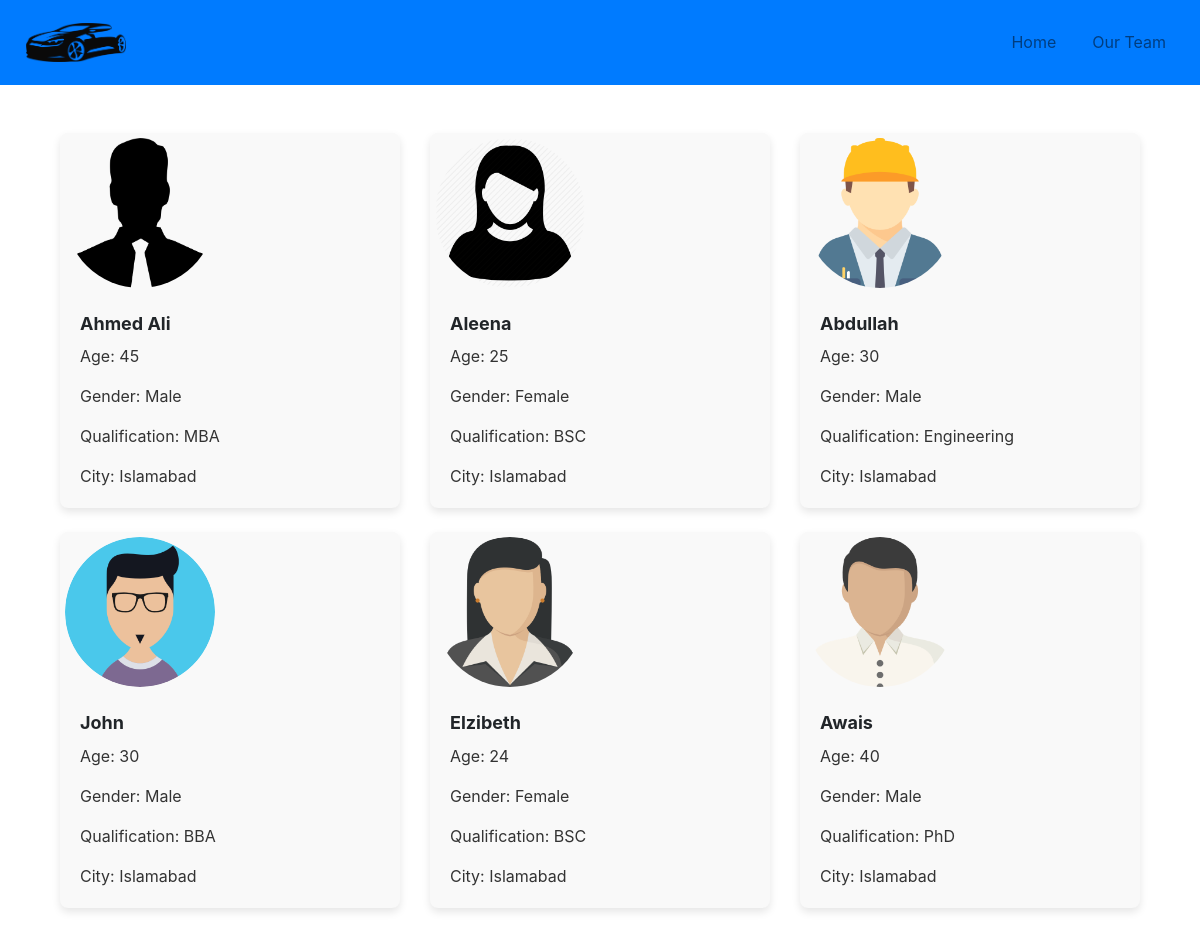
Page /ourteam/ on the committed database.
### showroom/models.py (models this page shows, shortened)
class Staff(models.Model):
    name = models.CharField(max_length=100)
    designation = models.CharField(max_length=100, null=True)
    profile_pic = models.ImageField(null=True, blank=True)
    age = models.IntegerField(null=True)
    gender = models.CharField(null=True, max_length=1, choices= [('M', 'Male'), ('F', 'Female')])
    qualification = models.CharField(max_length=100)
    city = models.CharField(max_length=100)
    showroom = models.ForeignKey(ShowRoom, on_delete=models.CASCADE, related_name='staffs', null=True)

### showroom/views.py (the view)
# urls.py: path('ourteam/', ourteam, name='ourteam'),
def ourteam(request):
    staff_members = Staff.objects.all()
    return render(request, 'showroom/team.html', {'staff_members': staff_members})

### showroom/templates/showroom/team.html (shortened to what this page needs)
{% extends 'showroom/base.html' %}
{% load static %}
{% block content %}
<div class="container mt-5">
    <div class="row">
        {% for staff_member in staff_members %}
        <div class="col-md-4 mb-4">
            <div class="card">
                <img class="card-img-top" src="{{ staff_member.profile_pic.url }}" alt="Staff Picture">
                <div class="card-body">
                    <h5 class="card-title">{{ staff_member.name }}</h5>
                    <p class="card-text">Age: {{ staff_member.age }}</p>
                    <p class="card-text">Gender: {{ staff_member.get_gender_display }}</p>
                    <p class="card-text">Qualification: {{ staff_member.qualification }}</p>
                    <p class="card-text">City: {{ staff_member.city }}</p>
                </div>
            </div>
        </div>
        {% endfor %}
    </div>
</div>
{% endblock %}

### showroom/templates/showroom/base.html (shortened to what this page needs)
<!DOCTYPE html>
<html lang="en">
<head>
    <link rel="stylesheet" href="https://stackpath.bootstrapcdn.com/bootstrap/4.3.1/css/bootstrap.min.css">
</head>
<body>
    <link rel="stylesheet" href="https://stackpath.bootstrapcdn.com/bootstrap/4.3.1/css/bootstrap.min.css">
    {% include 'showroom/header.html' %}
    <main role="main" class="container">
        {% block content %}{% endblock %}
    </main>
</body>
</html>

### showroom/templates/showroom/header.html (shortened to what this page needs)
  <nav class="navbar navbar-expand-lg navbar-light">
    <a class="navbar-brand" href="{% url 'showroom:mainPage' %}">
      <img src="http://127.0.0.1:8000/media/logo_1.png" class="d-inline-block img-fluid" width="100px" height="100px" alt="Logo">
    </a>
    <div class="collapse navbar-collapse" id="navbarSupportedContent">
      <ul class="navbar-nav ml-auto">
        <li class="nav-item">
          <a class="nav-link" href="{% url 'showroom:mainPage' %}">Home</a>
        <li class="nav-item">
          <a class="nav-link" href="{% url 'showroom:ourteam' %}">Our Team</a>
        </li>
      </ul>
    </div>
  </nav>

### showroom/templates/showroom/header.html (style rules this page uses)
.navbar { background-color: #007bff; }
.navbar-brand { margin: 10px; }
.navbar-nav { margin-left: auto; }
.navbar-nav .nav-item { margin: 10px; }

### showroom/templates/showroom/team.html (style rules this page uses)
.card { border: none; box-shadow: 0 4px 8px rgba(0, 0, 0, 0.1); border-radius: 8px; background-color: #f9f9f9; }
.card-img-top { margin: 5px; border-radius: 50%; width: 150px; height: 150px; }
.card-title { font-size: 18px; font-weight: bold; margin-bottom: 10px; }
.card-text { font-size: 16px; color: #333; }

### rows in the picture
Staff: profile_pic (picture), name "Ahmed Ali", age "45", gender "Male", qualification "MBA", city "Islamabad"
Staff: profile_pic (picture), name "Aleena", age "25", gender "Female", qualification "BSC", city "Islamabad"
Staff: profile_pic (picture), name "Abdullah", age "30", gender "Male", qualification "Engineering", city "Islamabad"
Staff: profile_pic (picture), name "John", age "30", gender "Male", qualification "BBA", city "Islamabad"
Staff: profile_pic (picture), name "Elzibeth", age "24", gender "Female", qualification "BSC", city "Islamabad"
Staff: profile_pic (picture), name "Awais", age "40", gender "Male", qualification "PhD", city "Islamabad"
